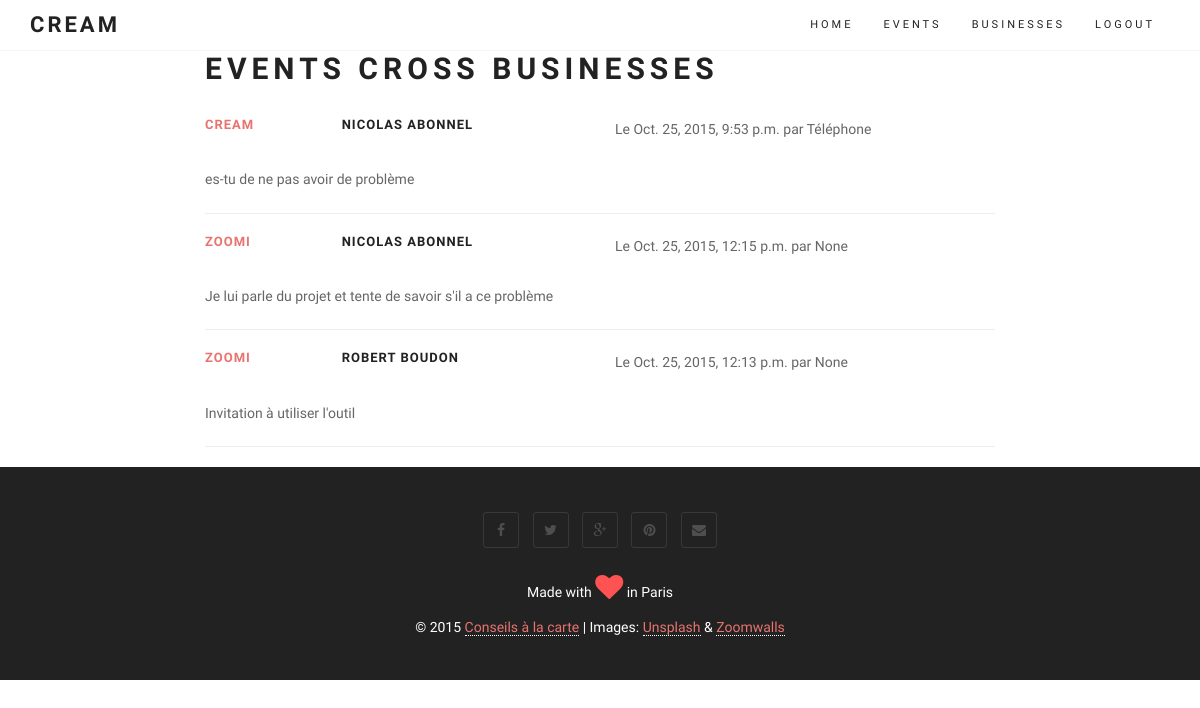
/event/ (signed in), run on an earlier commit of the app's database.
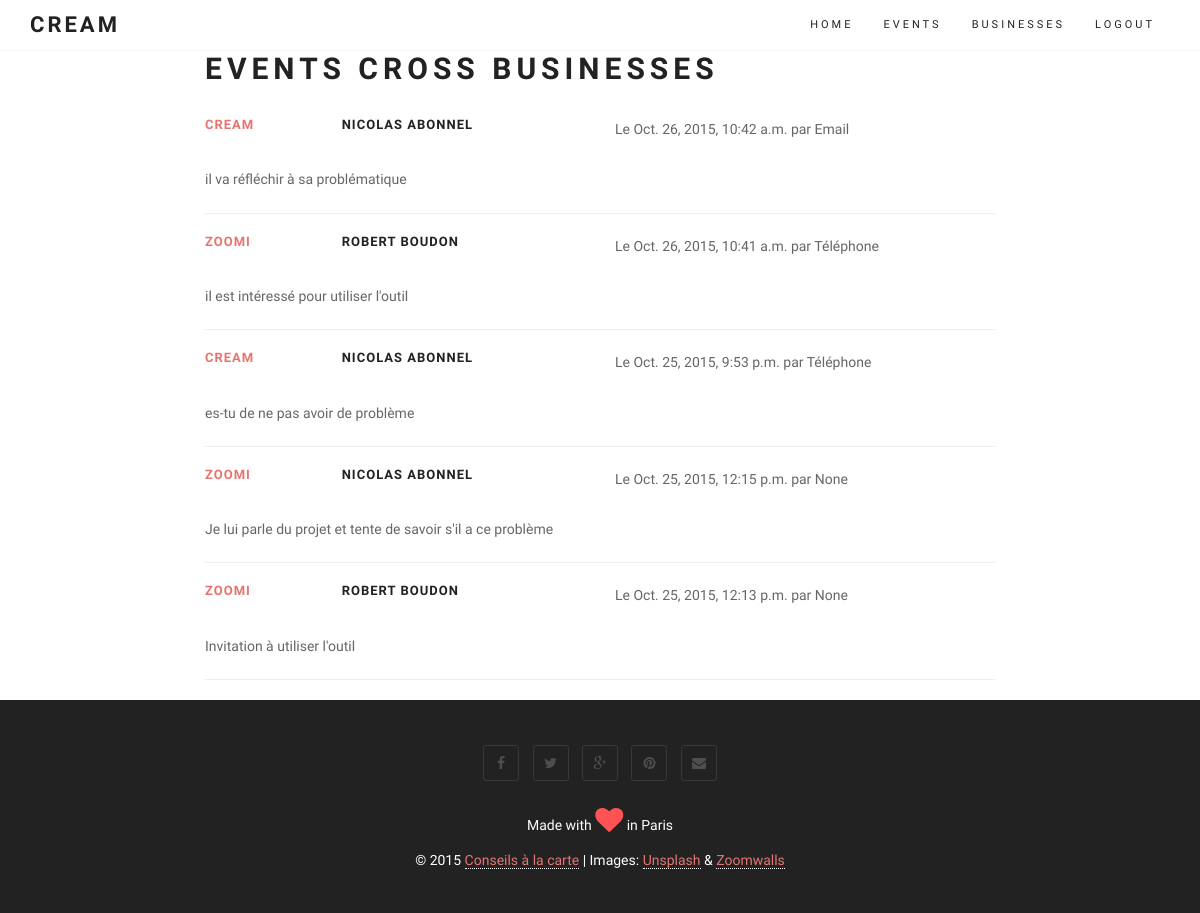
And on a later commit of the database.
### core/models.py (models this page shows)
class Event(models.Model):
	user = models.ForeignKey(User)
	customer = models.ForeignKey(Customer)
	business = models.ForeignKey(Business)
	kind = models.IntegerField(choices=EVENT_KIND, null=True, blank=True)
 	description = models.TextField(null=True, blank=True)
 	created_at = models.DateTimeField(auto_now_add=True)
 	def get_absolute_url(self):
 		return reverse (viewname="business_list")

class Business(models.Model):
	user = models.ForeignKey(User)
 	name = models.CharField(max_length=100, null=True, blank=True)
 	def __unicode__(self):
 		return str(self.name)
 	def create_event_url(self):
 		return reverse (viewname="event_create", args=[self.id])
 	def create_customer_url(self):
 		return reverse (viewname="customer_create", args=[self.id])
 	def list_customer_url(self):
 		return reverse (viewname="customer_list", args=[self.id])

class Customer(models.Model):
	user = models.ForeignKey(User)
	business = models.ForeignKey(Business) # could we make it multiple values
	kind = models.IntegerField(choices=CUSTOMER_KIND, null=True, blank=True)
	status = models.IntegerField(choices=CUSTOMER_STATUS, null=True, blank=True)
	fullname = models.CharField(max_length=100, null=True, blank=True)
	telephone = models.CharField(max_length=20, null=True, blank=True)
	email = models.CharField(max_length=100, null=True, blank=True)
 	created_at = models.DateTimeField(auto_now_add=True)
 	def __unicode__(self):
 		return str(self.fullname) #+ ' - ' + str(self.bus_c) + ' - ' + str(self.fullname)
 	def get_absolute_url(self):
 	 	return reverse (viewname="customer_list", args=[self.id])

### core/views.py (the view)
# urls.py: url(r'event/$', login_required(coreviews.EventListView.as_view())),
class EventListView(ListView):
	model = coremodels.Event
	template_name = "event/list.html"
	context_object_name = 'event'
	def get_queryset(self):
		return coremodels.Event.objects.filter(user=self.request.user).order_by('-created_at')

### templates/event/list.html (shortened to what this page needs)
{% extends "base/theme.html" %}
{% block content %}
<div class="row main-content">
	<div class="col-md-2"></div>
	<div class="col-md-8">
	<h2>Events cross Businesses</h2>
		{% for event in object_list %}
		<div class="row">
	 		<div class="col-md-2">
			<h3><a href="{{ event.get_absolute_url }}">{{ event.business }}</a></h3>
			</div>
	 		<div class="col-md-4">
			<h3>{{ event.customer }}</h3>
			</div>
	 		<div class="col-md-6">
			Le {{ event.created_at }} par {{ event.get_kind_display }}
			</div>
			<div class="col-md-12">
			<br>
			<p>{{ event.description }}</p>
			<hr></div>
		</div>
		{% endfor %}
	</div>
	<div class="col-md-2"></div>
</div>
{% endblock %}

### templates/base/theme.html (shortened to what this page needs)
{% load staticfiles %}
{% load widget_tweaks %}
<!DOCTYPE html>
<html lang="en">
<head>
	<link href="{% static "bootstrap/css/bootstrap.min.css" %}" rel="stylesheet" media="screen">
	<link href="{% static "css/font-awesome.min.css" %}" rel="stylesheet" media="screen">
	<link href="{% static "css/simple-line-icons.css" %}" rel="stylesheet" media="screen">
	<link href="{% static "css/animate.css" %}" rel="stylesheet">
	<link href="{% static "css/style.css" %}" rel="stylesheet" media="screen">
</head>
<body>
	<header class="header">
		<nav class="navbar navbar-custom" role="navigation">
			<div class="container">
				<div class="navbar-header">
					<a class="navbar-brand" href="/">CReaM</a>
				</div>
				<div class="collapse navbar-collapse" id="custom-collapse">
					<ul class="nav navbar-nav navbar-right">
						<li><a href="#home">Home</a></li>
						{% if user.is_authenticated %}
						<li>
						    <a class="page-scroll" href="/event">Events</a>
						</li>
						<li>
						    <a class="page-scroll" href="/business">Businesses</a>
						</li>
						<li>
						    <a class="page-scroll" href="/logout">Logout</a>
						</li>
						{% else %}
						<li>
						    <a class="page-scroll" href="/entrance">Log in</a>
						</li>
						{% endif %}
 					</ul>
				</div>
			</div>
		</nav>
	</header>
{% block content %}{% endblock %}
	<footer id="footer">
		<div class="container">
			<div class="row">
				<div class="col-sm-12">
					<ul class="social-links">
						<li><a href="index.html#" class="wow fadeInUp"><i class="fa fa-facebook"></i></a></li>
						<li><a href="index.html#" class="wow fadeInUp" data-wow-delay=".1s"><i class="fa fa-twitter"></i></a></li>
						<li><a href="index.html#" class="wow fadeInUp" data-wow-delay=".2s"><i class="fa fa-google-plus"></i></a></li>
						<li><a href="index.html#" class="wow fadeInUp" data-wow-delay=".4s"><i class="fa fa-pinterest"></i></a></li>
						<li><a href="index.html#" class="wow fadeInUp" data-wow-delay=".5s"><i class="fa fa-envelope"></i></a></li>
					</ul>
					<p class="heart">
                        Made with <span class="fa fa-heart fa-2x animated pulse"></span> in Paris
                    </p>
                    <p class="copyright">
                        © 2015 <a href="http://conseil.garconnet.ch" target=_new >Conseils à la carte</a> | Images: <a href="https://unsplash.com/">Unsplash</a> & <a href="http://zoomwalls.com/">Zoomwalls</a>
					</p>
				</div>
			</div>
		</div>
	</footer>
</body>
</html>

### static/css/style.css (style rules this page uses)
body { font: 300 14px/1.8 'Raleway', sans-serif; color: #666; overflow-x: hidden; }
a { color: #E7746F; }
.navbar a, .form-control { -webkit-transition: all 0.4s ease-in-out 0s; -moz-transition: all 0.4s ease-in-out 0s; -ms-transition: all 0.4s ease-in-out 0s; -o-transition: all 0.4s ease-in-out 0s; transition: all 0.4s ease-in-out 0s; }
a, .btn { -webkit-transition: all 0.125s ease-in-out 0s; -moz-transition: all 0.125s ease-in-out 0s; -ms-transition: all 0.125s ease-in-out 0s; -o-transition: all 0.125s ease-in-out 0s; transition: all 0.125s ease-in-out 0s; }
h1, h2, h3, h4, h5, h6 { font: 700 40px/1.2 Raleway, sans-serif; text-transform: uppercase; letter-spacing: 5px; margin: 5px 0 5px; color: #222; }
h2 { font-size: 30px; margin: 0 0 30px; }
h3 { font-size: 13px; letter-spacing: 1px; margin: 0 0 5px; }
#footer { background: #222; text-align: center; padding: 40px 0; color: #FFF; }
.copyright { margin: 0; }
.copyright a { border-bottom: 1px dotted #fff; }
#footer span { animation-iteration-count: infinite; -webkit-animation-iteration-count: infinite; color: #ff5252; }
.social-links { list-style: none; padding: 0; margin: 0 0 20px; }
.social-links li { display: inline-block; margin: 5px; }
.social-links a { width: 36px; height: 36px; display: block; line-height: 35px; text-align: center; border: 1px solid rgba(255, 255, 255, .1); -webkit-border-radius: 3px; -moz-border-radius: 3px; border-radius: 3px; font-size: 14px; color: rgba(255, 255, 255, .2); }
.header { border-bottom: 1px solid #f5f5f5; position: relative; width: 100%; z-index: 998; }
.navbar-custom { border: 0; border-radius: 0; margin: 0; text-transform: uppercase; font-family: Raleway, sans-serif; }
.navbar-custom, .navbar-custom .dropdown-menu { background: #fff; padding: 0; }
.navbar-custom .navbar-brand, .navbar-custom .navbar-nav > li > a, .navbar-custom .navbar-nav .dropdown-menu > li > a { font-size: 11px; letter-spacing: 3px; color: #222; }
.navbar-custom .navbar-brand { font-weight: 700; font-size: 22px; font-family: Lobster, cursive; }

What changed in the data, as far as the page shows it:
added Event: business "CREAM", customer "NICOLAS ABONNEL", created_at "Oct. 26, 2015, 10:42 a.m.", kind "Email", description "il va réfléchir à sa problématique"
added Event: business "ZOOMI", customer "ROBERT BOUDON", created_at "Oct. 26, 2015, 10:41 a.m.", kind "Téléphone", description "il est intéressé pour utiliser l'outil"
